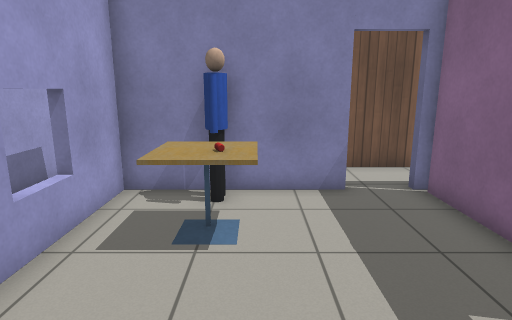
View 1 (above)

24 first-person views from a walk through a robot-simulator world made for Gazebo. The camera is 1.3 m above the floor, tilts 12° down and sees 75° across. Floor lines are 1 m apart. The floor is counted in squares, 0.5 m on a side. Each view is taken from the middle of a square. On the plan, view 1 faces up. The plan holds only what a view shows up to about 20 squares ahead; the rest is blank. Robots are left out. Simple patterns stand in for the simulator's built-in surfaces. Simple shapes stand in for some stock models. Some surface patterns are stand-ins.

View 2
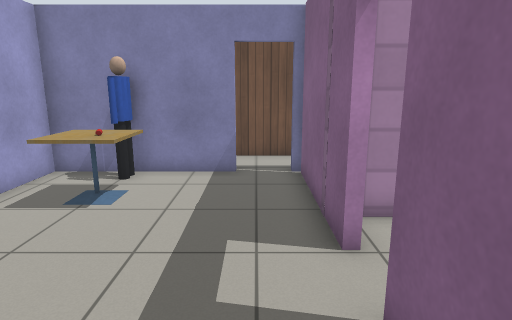

View 3
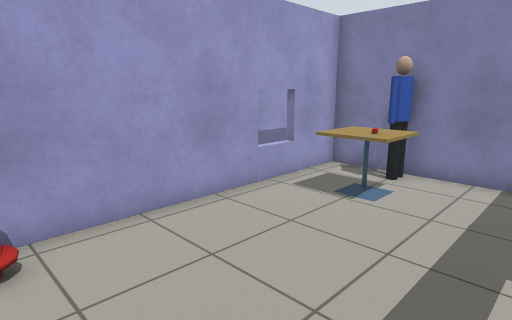

View 4
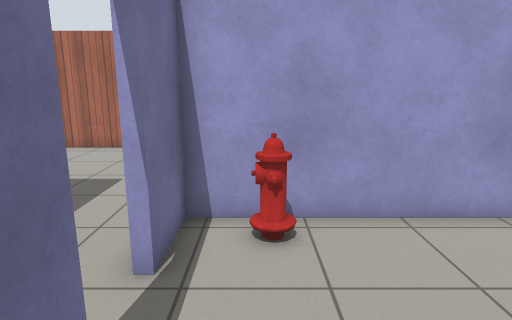

View 5
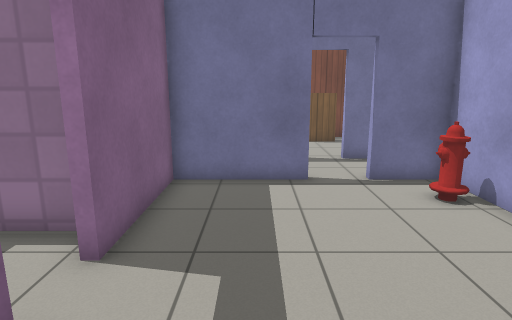

View 6
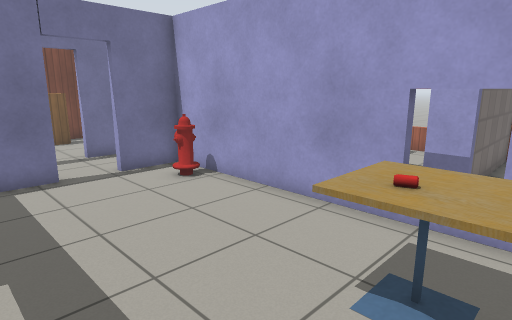

View 7
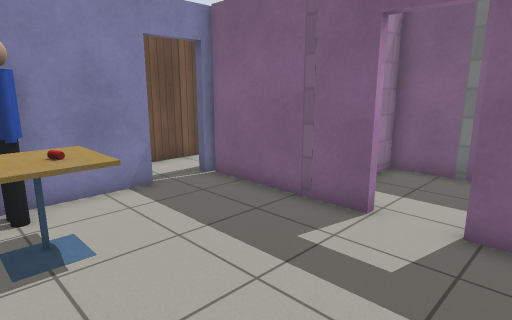

View 8
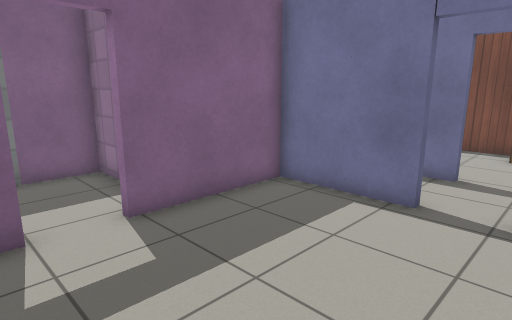

View 9
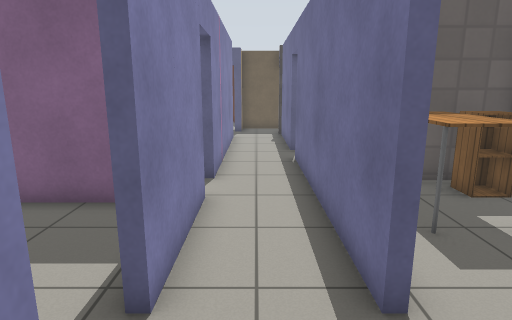

View 10
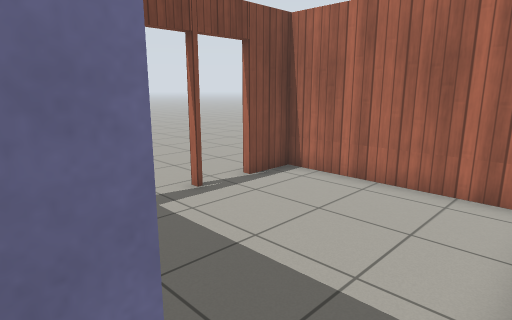

View 11
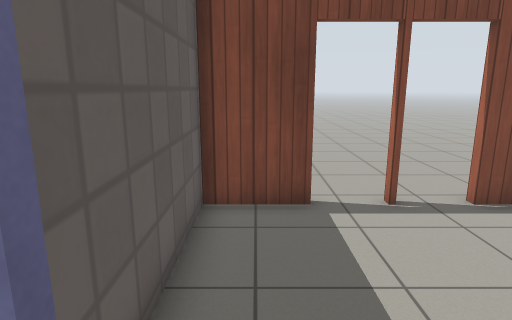

View 12
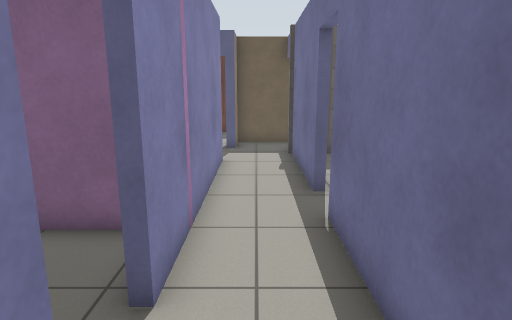

View 13
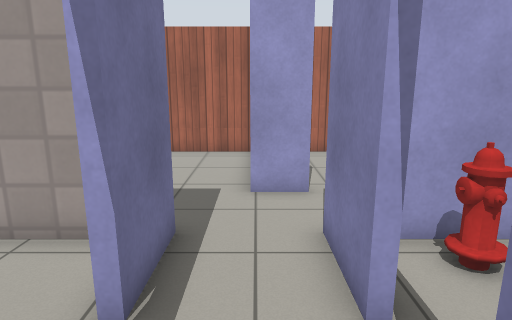

View 14
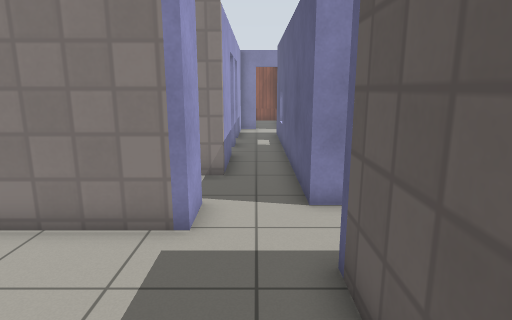

View 15
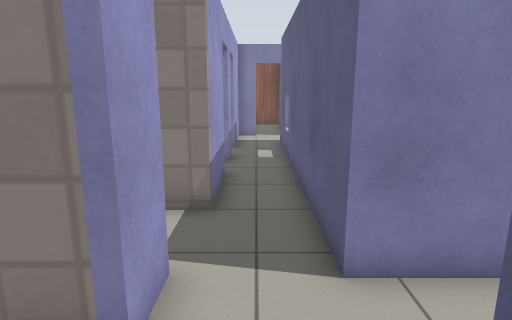

View 16
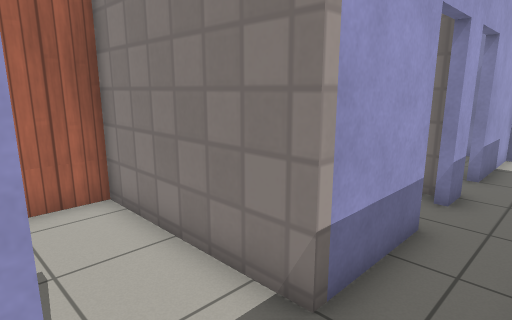

View 17
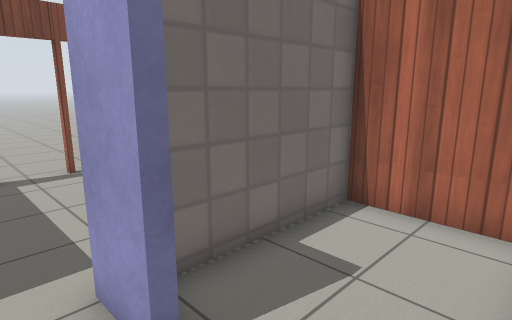

View 18
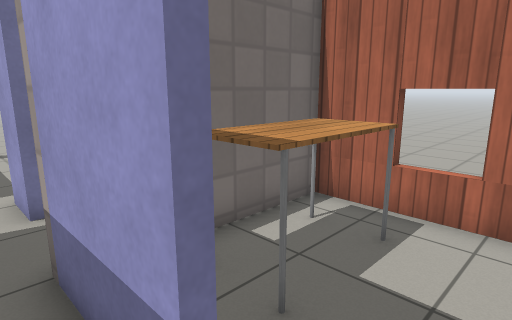

View 19
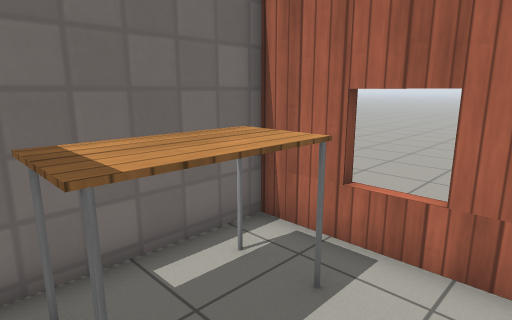

View 20
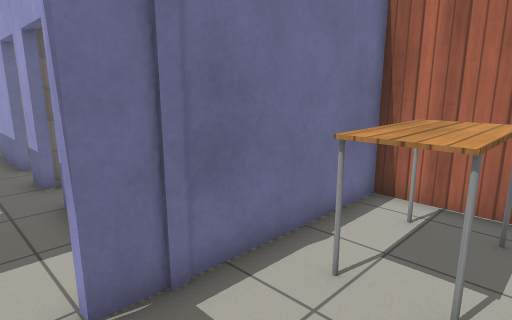

View 21
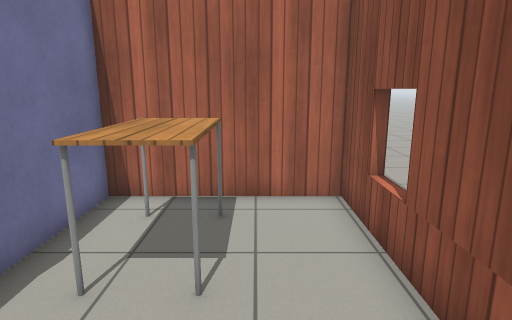

View 22
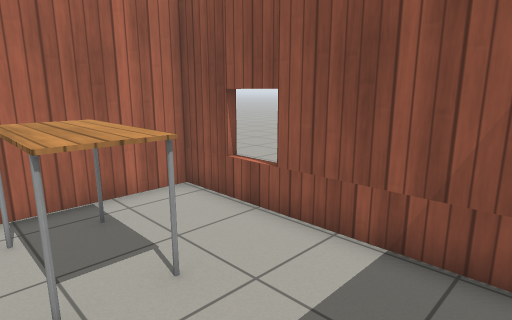

View 23
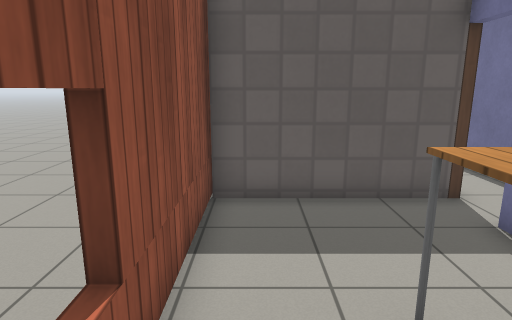

View 24
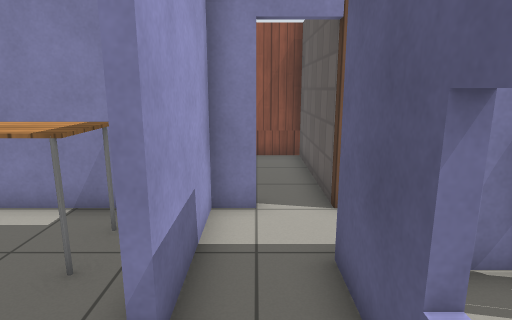

### Floor plan
Ten units are one square. View 1 is at (0, 0); x grows to the right and y downward. Boxes are objects, and circles mark ways between rooms. Rooms are numbered by the first view taken in them; rooms with no view inside come last. Other rooms are left out.
<svg viewBox="-124 -176 289 304">
<path fill="none" stroke="#000" d="M44 -30 44 -84M5 35 44 35 44 -14M24 -84 -35 -84 -35 35 -13 35M-62 51 -99 51M-13 38 -38 38M5 65 96 65M-64 123 -38 123 -38 65 -13 65M-119 51 -119 123 -100 123M49 38 5 38M112 65 154 65M152 38 66 38M59 -110 21 -110M-16 -87 4 -87M-49 -110 -60 -110 -60 -69M-60 -50 -60 -41M-60 -23 -60 11M-38 15 -38 -87M-119 -36 -119 8 -68 8M-33 -110 -33 -171M-28 -171 -119 -171 -119 -114 -49 -114M-66 36 -62 36 -62 51M-60 11 -119 11 -119 48 -72 48M-38 38 -38 15M59 -45 51 -45M52 -2 89 -2 89 -45 79 -45"/>
<rect x="-35" y="5" width="20" height="20" fill="#bbb"><title>fire hydrant</title></rect>
<rect x="-25" y="-75" width="30" height="30" fill="#bbb"><title>cafe table</title></rect>
<rect x="-15" y="-65" width="10" height="10" fill="#bbb"><title>drink can</title></rect>
<rect x="-15" y="-85" width="10" height="20" fill="#bbb"><title>person</title></rect>
<rect x="-115" y="-25" width="40" height="30" fill="#bbb"><title>table</title></rect>
<rect x="-115" y="-145" width="40" height="20" fill="#bbb"><title>table</title></rect>
<circle cx="-5" cy="40" r="3" fill="#2a7"/>
<circle cx="45" cy="-87" r="3" fill="#2a7"/>
<circle cx="47" cy="-23" r="3" fill="#2a7"/>
<circle cx="-50" cy="40" r="3" fill="#2a7"/>
<circle cx="-60" cy="-35" r="3" fill="#2a7"/>
<circle cx="-45" cy="-110" r="3" fill="#2a7"/>
<circle cx="-50" cy="10" r="3" fill="#2a7"/>
<text x="0" y="-20">1</text>
<text x="-40" y="60">2</text>
<text x="30" y="-100">3</text>
<text x="-90" y="-20">4</text>
<text x="-80" y="-140">5</text>
<text x="-80" y="30">6</text>
<text x="70" y="-30">7</text>
</svg>
Room 1 opens to room 2. Room 1 opens to room 3. Room 1 opens to room 7. Room 2 opens to room 6. Room 3 opens to room 4. Room 3 opens to room 5. Room 3 opens to room 6.

Where each view was taken, in squares from view 1:
view 1: 0 up, 0 right, facing up
view 2: 2 down, 3 right, facing up
view 3: 2 down, 3 right, facing up-left
view 4: 2 down, 3 right, facing left
view 5: 6 up, 2 right, facing down
view 6: 7 up, 3 right, facing down-left
view 7: 0 up, 2 left, facing up-right
view 8: 4 up, 2 left, facing down-right
view 9: 5 down, 3 left, facing right
view 10: 5 down, 3 left, facing down-left
view 11: 5 down, 5 left, facing down
view 12: 5 down, 3 right, facing right
view 13: 5 down, 2 right, facing left
view 14: 11 down, 5 left, facing up
view 15: 8 down, 5 left, facing up
view 16: 4 down, 4 left, facing up-left
view 17: 1 down, 5 left, facing down-left
view 18: 4 up, 5 left, facing down-left
view 19: 4 up, 7 left, facing down-left
view 20: 15 up, 4 left, facing down-left
view 21: 15 up, 4 left, facing left
view 22: 12 up, 4 left, facing up-left
view 23: 16 up, 11 left, facing right
view 24: 4 up, 5 left, facing up
